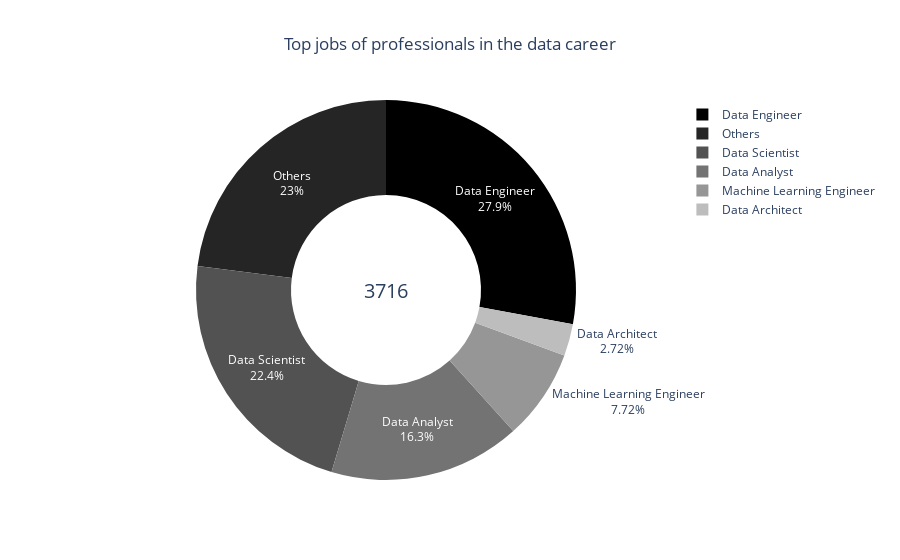

Notebook source saved alongside this figure:
### Code cell
jobs_title = df["job_title"].value_counts().sort_values(ascending=False)

# top jobs
top_jobs_labels = jobs_title.index.values[:5].tolist()
top_jobs_values = jobs_title.values[:5].tolist()

# sum of total jobs registered
total = sum(jobs_title.values)

# sum of other jobs
others = sum(jobs_title.values[5:])

jobs_values = top_jobs_values + [others]
jobs_labels = top_jobs_labels + ["Others"]

jobs = dict(zip(jobs_labels, jobs_values))

# Ordenar o dicionário pelos valores em ordem crescente
jobs_ordered = dict(sorted(jobs.items(), key=lambda item: item[1], reverse=True))

# Cria um objeto Pie para o gráfico de donut
data = [
    go.Pie(
        labels=list(jobs_ordered.keys()),
        values=list(jobs_ordered.values()),
        hole=0.5,
        marker=dict(colors=list(reversed(colors.sequential.Greys))),
        textinfo="percent+label",
        insidetextorientation="auto",
        hoverinfo="label+value",
    )
]

# Cria a anotação com o valor total
annotation = dict(font=dict(size=20), showarrow=False, text=str(total), x=0.5, y=0.5)

# Cria o layout do gráfico
layout = go.Layout(
    title={
        "text": "Top jobs of professionals in the data career",
        "x": 0.5,
        #'xanchor': 'center'
    },
    # width=700,
    # height=700,
    annotations=[annotation],
)

# Cria a figura do gráfico
fig = go.Figure(data=data, layout=layout)

fig.show()

### Figure 1 — Plotly figure (JSON) as saved in the notebook; plotly's stock layout.template omitted (floating-point values rounded to 4 significant figures)
{"data": [{"hole": 0.5, "hoverinfo": "label+value", "insidetextorientation": "auto", "labels": ["Data Engineer", "Others", "Data Scientist", "Data Analyst", "Machine Learning Engineer", "Data Architect"], "marker": {"colors": ["rgb(0,0,0)", "rgb(37,37,37)", "rgb(82,82,82)", "rgb(115,115,115)", "rgb(150,150,150)", "rgb(189,189,189)", "rgb(217,217,217)", "rgb(240,240,240)", "rgb(255,255,255)"]}, "textinfo": "percent+label", "type": "pie", "values": [1036, 854, 832, 606, 287, 101]}], "layout": {"annotations": [{"font": {"size": 20}, "showarrow": false, "text": "3716", "x": 0.5, "y": 0.5}], "title": {"text": "Top jobs of professionals in the data career", "x": 0.5}}}
